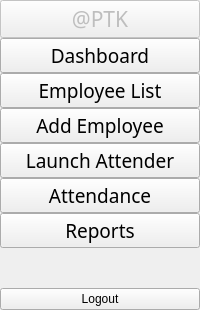
    <widget class="QWidget" name="IconAndNameContainer" native="true">
     <property name="minimumSize">
      <size>
       <width>200</width>
       <height>0</height>
      </size>
     </property>
     <layout class="QGridLayout" name="gridLayout_2">
      <property name="leftMargin">
       <number>0</number>
      </property>
      <property name="topMargin">
       <number>0</number>
      </property>
      <property name="rightMargin">
       <number>0</number>
      </property>
      <property name="bottomMargin">
       <number>0</number>
      </property>
      <property name="spacing">
       <number>0</number>
      </property>
      <item row="0" column="0">
       <widget class="QPushButton" name="MainLogo">
        <property name="enabled">
         <bool>false</bool>
        </property>
        <property name="font">
         <font>
          <family>Rockwell</family>
          <pointsize>16</pointsize>
         </font>
        </property>
        <property name="text">
         <string>@PTK</string>
        </property>
        <property name="icon">
         <iconset>
          <normaloff>icons/favicon_io/favicon.ico</normaloff>
          <disabledoff>icons/favicon_io/favicon.ico</disabledoff>icons/favicon_io/favicon.ico</iconset>
        </property>
        <property name="iconSize">
         <size>
          <width>50</width>
          <height>50</height>
         </size>
        </property>
       </widget>
      </item>
      <item row="1" column="0">
       <widget class="QPushButton" name="goToDashboardLabeled">
        <property name="font">
         <font>
          <family>Rockwell</family>
          <pointsize>14</pointsize>
         </font>
        </property>
        <property name="text">
         <string>Dashboard</string>
        </property>
        <property name="icon">
         <iconset>
          <normaloff>icons/dashboard.ico</normaloff>icons/dashboard.ico</iconset>
        </property>
        <property name="iconSize">
         <size>
          <width>25</width>
          <height>25</height>
         </size>
        </property>
       </widget>
      </item>
      <item row="4" column="0">
       <widget class="QPushButton" name="launchAnAttenderLabeled">
        <property name="enabled">
         <bool>true</bool>
        </property>
        <property name="font">
         <font>
          <family>Rockwell</family>
          <pointsize>14</pointsize>
         </font>
        </property>
        <property name="text">
         <string>Launch Attender</string>
        </property>
        <property name="icon">
         <iconset>
          <normaloff>icons/attender.ico</normaloff>icons/attender.ico</iconset>
        </property>
        <property name="iconSize">
         <size>
          <width>25</width>
          <height>25</height>
         </size>
        </property>
        <property name="shortcut">
         <string/>
        </property>
        <property name="checkable">
         <bool>true</bool>
        </property>
       </widget>
      </item>
      <item row="3" column="0">
       <widget class="QPushButton" name="goToAddEmployeeLabeled">
        <property name="font">
         <font>
          <family>Rockwell</family>
          <pointsize>14</pointsize>
         </font>
        </property>
        <property name="text">
         <string>Add Employee</string>
        </property>
        <property name="icon">
         <iconset>
          <normaloff>icons/add.ico</normaloff>icons/add.ico</iconset>
        </property>
        <property name="iconSize">
         <size>
          <width>25</width>
          <height>25</height>
         </size>
        </property>
       </widget>
      </item>
      <item row="8" column="0">
       <widget class="QPushButton" name="Exit_2">
        <property name="mouseTracking">
         <bool>false</bool>
        </property>
        <property name="layoutDirection">
         <enum>Qt::LeftToRight</enum>
        </property>
        <property name="autoFillBackground">
         <bool>true</bool>
        </property>
        <property name="text">
         <string>Logout</string>
        </property>
        <property name="icon">
         <iconset>
          <normaloff>icons/exit.ico</normaloff>icons/exit.ico</iconset>
        </property>
        <property name="iconSize">
         <size>
          <width>25</width>
          <height>25</height>
         </size>
        </property>
       </widget>
      </item>
      <item row="5" column="0">
       <widget class="QPushButton" name="goToAttendanceLabeled">
        <property name="font">
         <font>
          <family>Rockwell</family>
          <pointsize>14</pointsize>
         </font>
        </property>
        <property name="text">
         <string>Attendance</string>
        </property>
        <property name="icon">
         <iconset>
          <normaloff>icons/attendance.ico</normaloff>icons/attendance.ico</iconset>
        </property>
        <property name="iconSize">
         <size>
          <width>25</width>
          <height>25</height>
         </size>
        </property>
       </widget>
      </item>
      <item row="6" column="0">
       <widget class="QPushButton" name="goToReportsLabeled">
        <property name="font">
         <font>
          <family>Rockwell</family>
          <pointsize>14</pointsize>
         </font>
        </property>
        <property name="text">
         <string>Reports</string>
        </property>
        <property name="icon">
         <iconset>
          <normaloff>icons/reports.ico</normaloff>icons/reports.ico</iconset>
        </property>
        <property name="iconSize">
         <size>
          <width>25</width>
          <height>25</height>
         </size>
        </property>
       </widget>
      </item>
      <item row="2" column="0">
       <widget class="QPushButton" name="goToListOfEmployeeLabeled">
        <property name="font">
         <font>
          <family>Rockwell</family>
          <pointsize>14</pointsize>
         </font>
        </property>
        <property name="text">
         <string>Employee List</string>
        </property>
        <property name="icon">
         <iconset>
          <normaloff>icons/list.ico</normaloff>icons/list.ico</iconset>
        </property>
        <property name="iconSize">
         <size>
          <width>25</width>
          <height>25</height>
         </size>
        </property>
       </widget>
      </item>
      <item row="7" column="0">
       <spacer name="verticalSpacer_2">
        <property name="orientation">
         <enum>Qt::Vertical</enum>
        </property>
        <property name="sizeHint" stdset="0">
         <size>
          <width>20</width>
          <height>40</height>
         </size>
        </property>
       </spacer>
      </item>
     </layout>
    </widget>
